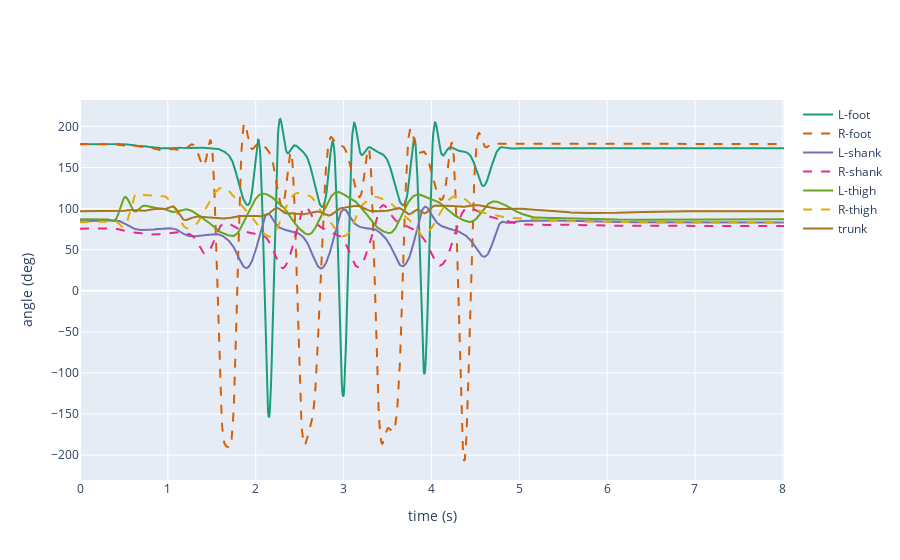

Notebook source saved alongside this figure:
### Code cell
df_filtered = filter_df(df_imputed, file_location = file_location, data_type = 'jnt', 
                        patient_id = patient_id, trial = trial, save = True, replace = False)
plot(data_type='jnt', steps = 'N', hip = 'N', df = df_filtered)

### Figure 1 — Plotly figure (JSON) as saved in the notebook; plotly's stock layout.template omitted (floating-point values rounded to 4 significant figures; data arrays with more than 128 entries replaced by an {"elided": "..."} marker saying what was removed)
{"data": [{"hoverinfo": "x", "line": {"color": "#1b9e77", "width": 2}, "mode": "lines", "name": "L-foot", "text": {"elided": "1203 str values"}, "type": "scatter", "x": {"elided": "1203 float values"}, "y": {"elided": "1203 float values"}}, {"hoverinfo": "x", "line": {"color": "#d95f02", "dash": "dash", "width": 2}, "mode": "lines", "name": "R-foot", "type": "scatter", "x": {"elided": "1203 float values"}, "y": {"elided": "1203 float values"}}, {"hoverinfo": "x", "line": {"color": "#7570b3", "width": 2}, "mode": "lines", "name": "L-shank", "text": {"elided": "1203 str values"}, "type": "scatter", "x": {"elided": "1203 float values"}, "y": {"elided": "1203 float values"}}, {"hoverinfo": "x", "line": {"color": "#e7298a", "dash": "dash", "width": 2}, "mode": "lines", "name": "R-shank", "type": "scatter", "x": {"elided": "1203 float values"}, "y": {"elided": "1203 float values"}}, {"hoverinfo": "x", "line": {"color": "#66a61e", "width": 2}, "mode": "lines", "name": "L-thigh", "text": {"elided": "1203 str values"}, "type": "scatter", "x": {"elided": "1203 float values"}, "y": {"elided": "1203 float values"}}, {"hoverinfo": "x", "line": {"color": "#e6ab02", "dash": "dash", "width": 2}, "mode": "lines", "name": "R-thigh", "type": "scatter", "x": {"elided": "1203 float values"}, "y": {"elided": "1203 float values"}}, {"hoverinfo": "x", "line": {"color": "#a6761d", "width": 2}, "mode": "lines", "name": "trunk", "text": {"elided": "1203 str values"}, "type": "scatter", "x": {"elided": "1203 float values"}, "y": {"elided": "1203 float values"}}], "layout": {"xaxis": {"title": {"text": "time (s)"}}, "yaxis": {"title": {"text": "angle (deg)"}}}}
